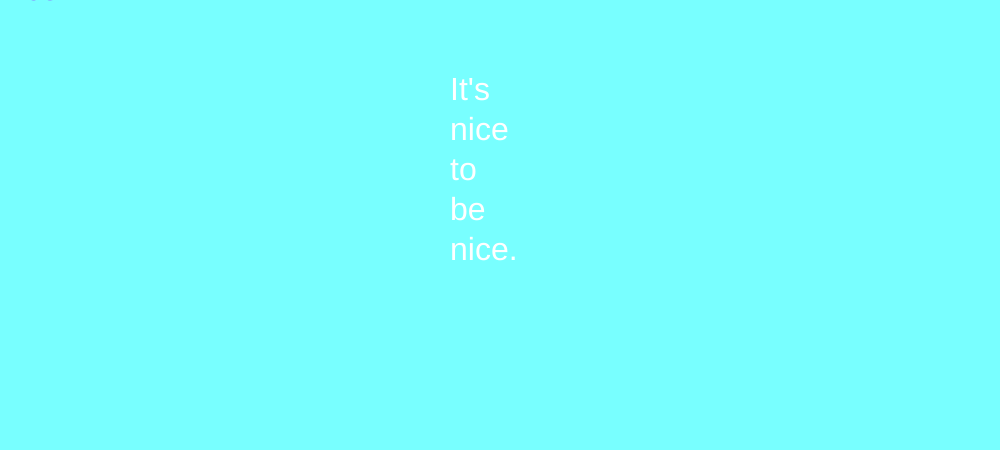
Frame 1 (no input)
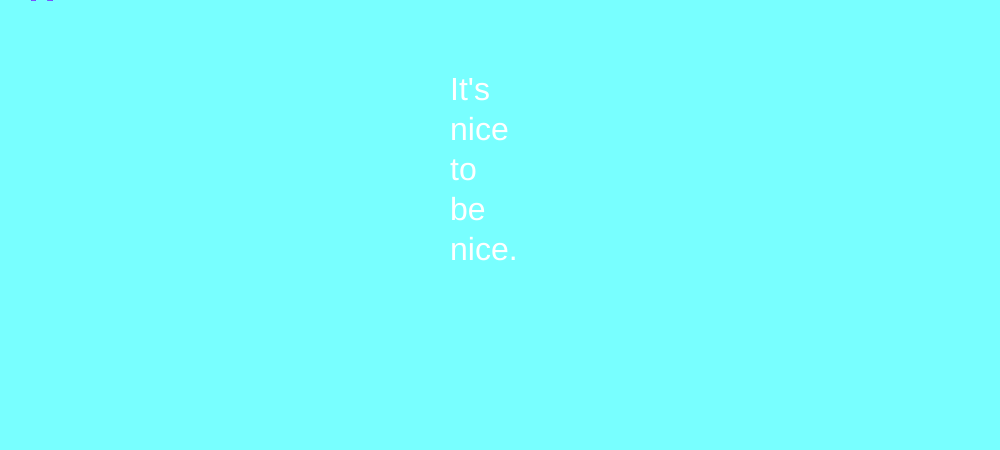
Frame 60 (no input)
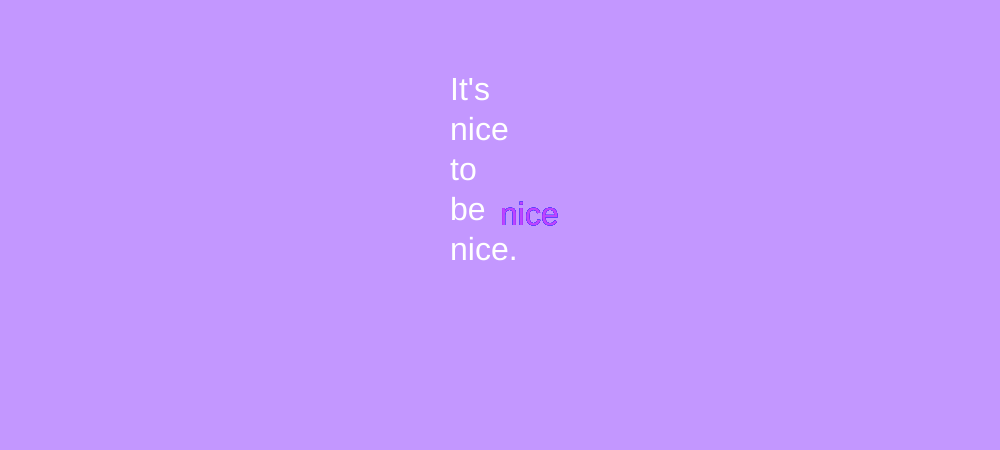
Frame 120 (the mouse pressed at the canvas centre since frame 60)

The p5.js sketch that drew these frames (run headless with seeded random() and noise() and a simulated clock; from frame 60 on, the mouse is pressed at the canvas centre):

// p5.js sketch
// ── sketch.js
var words = ["It's",'nice','to','be','nice.'];
var xpos = 450;
var ypos = 100;
var value = 0;

//setup the canvas and text
function setup() {
  createCanvas(1000, 450);
  noStroke();
  fill(0);
  textSize(32);
  background(120,1200,255);
  fill(255);
  for (var i = 0; i < 5; i++) {
  text(words[i],xpos,ypos+[i]*40);
  }
}

//referesh function
function mousePressed() {
  background(random(100,200),random(100,200),255);
  fill(255);
  for (var i = 0; i < 5; i++) {
  text(words[i],xpos,ypos+[i]*40);
  }
}

//draw niceness everywhere
function draw() {
  if(value === 0){
    fill(random(0,200),random(0,200),255);
    text(words[1],mouseX,mouseY);
  }
}
